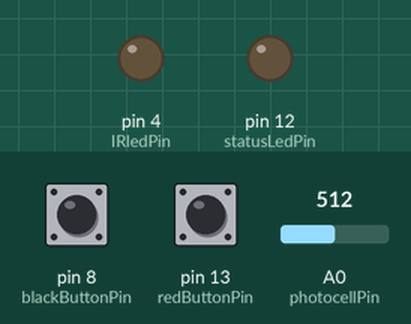
Recording of a sketch running on a simulated Arduino Uno, built with avr-gcc and run on an emulated ATmega328P. On the bench: output pins drawn as LEDs (lit = HIGH). The inputs (shaded band) are chosen by the test bench; at power-on: A0 (photocellPin) = 512, pin 8 (blackButtonPin) LOW, pin 13 (redButtonPin) LOW. What the sketch prints to the serial monitor is not drawn.

Above: at 4.28 s.
4.8 s: A0 (photocellPin) set to 0
23.9 s: pin 8 (blackButtonPin) pulled HIGH for 0.15 s
At 25.3 s:
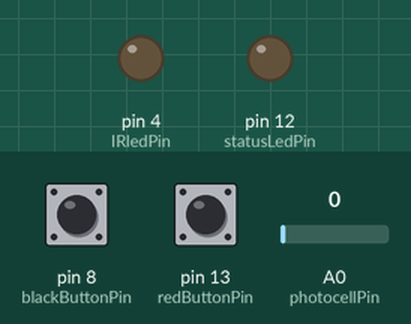
27.4 s: pin 13 (redButtonPin) pulled HIGH for 0.15 s
At 28.63 s:
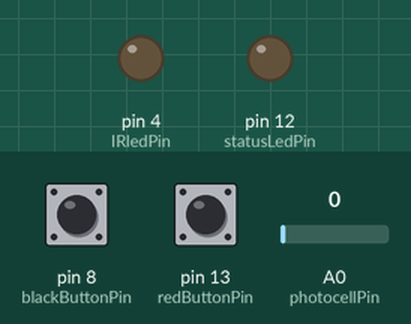
Timing chart, 0 to 34.3 s (numbered marks = the images above; inputs shaded):
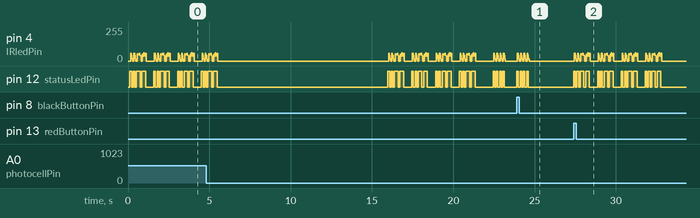

Measured:
- after the input at 23.9 s, pin 4 (IRledPin): ramps from 57/255 to 0/255 and jumps back, once every 0.20 s; pin 12 (statusLedPin): alternates HIGH for 0.10 s and LOW for 0.10 s, 8 changes in all, then stays LOW, starting at once
- after the input at 27.4 s, pin 12 (statusLedPin): LOW → HIGH at once, then repeats every 1.5 s: LOW 0.10 s, HIGH 0.10 s, LOW 0.10 s, HIGH 0.23 s, LOW 0.10 s, HIGH 0.24 s, LOW 0.50 s, HIGH 0.10 s, until it stays LOW from 32.8 s

The sketch:

combs_ir.ino
```cpp
// This sketch has been adapted from the tutorial at http://www.ladyada.net/learn/sensors/ir.html
// It pulses out a sequence of IR signals to turn on the TV, hdmi switcher, and select the right source
// The main goal is to automate the powering on of all devices once AppleTV turns on,
// so music can start streaming through airplay with no further intervention
// this code is public domain, please enjoy!


const int lgTvDiscreteOn[17*3] = {1, 8918, 4472,
                                  2, 546, 572,
                                  1, 546, 1690,
                                  5, 546, 572,
                                  2, 546, 1690,
                                  1, 546, 572,
                                  5, 546, 1690,
                                  2, 546, 572,
                                  1, 546, 1690,
                                  3, 546, 572,
                                  4, 546, 1690,
                                  1, 546, 572,
                                  3, 546, 1690,
                                  2, 546, 572,
                                  1, 546, 39260,
                                  1, 8820, 2200,
                                  1, 546, 28620};

const int lgTvDiscreteHDMI1[17*3] =  {1, 8918, 4472,
                                      2, 546, 572,
                                      1, 546, 1690,
                                      5, 546, 572,
                                      2, 546, 1690,
                                      1, 546, 572,
                                      5, 546, 1690,
                                      1, 546, 572,
                                      3, 546, 1690,
                                      2, 546, 572,
                                      3, 546, 1690,
                                      3, 546, 572,
                                      2, 546, 1690,
                                      2, 546, 572,
                                      1, 546, 39260,
                                      1, 8820, 2200,
                                      1, 546, 28620};

const int lgTvDiscreteHDMI2[17*3] =  {1, 8918, 4472,
                                      2, 546, 572,
                                      1, 546, 1690,
                                      5, 546, 572,
                                      2, 546, 1690,
                                      1, 546, 572,
                                      5, 546, 1690,
                                      2, 546, 572,
                                      2, 546, 1690,
                                      2, 546, 572,
                                      4, 546, 1690,
                                      2, 546, 572,
                                      2, 546, 1690,
                                      2, 546, 572,
                                      1, 546, 39260,
                                      1, 8820, 2200,
                                      1, 546, 28620};

const int lgTvDiscreteOff[21*3] = {1, 8918, 4446,
                                   2, 572, 546,
                                   1, 572, 1638,
                                   5, 572, 546,
                                   2, 572, 1638,
                                   1, 572, 546,
                                   6, 572, 1638,
                                   1, 572, 546,
                                   1, 572, 1638,
                                   3, 572, 546,
                                   2, 572, 1638,
                                   1, 572, 546,
                                   1, 572, 1638,
                                   1, 572, 546,
                                   3, 572, 1638,
                                   2, 572, 546,
                                   1, 572, 39598,
                                   1, 8892, 2210,
                                   1, 2210, 572,
                                   1, 8892, 2210,
                                   1, 2210, 572};


const bool debugMode = true;

const int IRledPin = 4;
const int statusLedPin = 12;
const int num_resends = 4;

const int photocellPin = 0;
int photocellReading;
int appletvState = 0;
int mightBeOn = 0;
int mightBeOff = 0;

// set these to customize sensitivity
const int appletvOnThresh = 200;
const int appletvOffThresh = 10;
const int numOnThreshChecksNeeded = 1000;
const int numOffThreshChecksNeeded = 5000;

// button stuff
const int blackButtonPin = 8;
const int redButtonPin = 13;

int blackButtonState = 0;
int redButtonState = 0;

void setup() {
    pinMode(IRledPin, OUTPUT);
    pinMode(statusLedPin, OUTPUT);
    pinMode(blackButtonPin, INPUT);
    pinMode(redButtonPin, INPUT);
    if (debugMode) {
        Serial.begin(9600);
    }
}

void loop() {
    //testIRSignal(lgTvDiscreteOn, sizeof(lgTvDiscreteOn)/sizeof(int), "lgTvDiscreteOn");

    // poll stuff
    photocellReading = analogRead(photocellPin);
    redButtonState = digitalRead(redButtonPin);
    blackButtonState = digitalRead(blackButtonPin);

    if (appletvState == 0) {
        if (photocellReading > appletvOnThresh) {
            mightBeOn++;
        } else if (mightBeOn > 0) {
            mightBeOn--;
        }
        if (mightBeOn == numOnThreshChecksNeeded) {
            mightBeOn = 0;
            appletvState = 1;
            sendAppleTVAllOnSequence();
        }
    }

    if (appletvState == 1) {
        if (photocellReading < appletvOffThresh) {
            mightBeOff++;
        } else if (mightBeOff > 0) {
            mightBeOff--;
        }
        if (mightBeOff == numOffThreshChecksNeeded) {
            mightBeOff = 0;
            appletvState = 0;
            sendAppleTVAllOffSequence();
        }
    }

    if (blackButtonState == HIGH) {
        sendAppleTVAllOffSequence();
    } else if (redButtonState == HIGH) {
        sendAppleTVAllOnSequence();
    }
}

// This procedure sends a 38KHz pulse to the IRledPin
// for a certain # of microseconds. We'll use this whenever we need to send codes
void pulseIR(long microsecs) {
    // we'll count down from the number of microseconds we are told to wait
    cli();  // this turns off any background interrupts
    while (microsecs > 0) {
        // 38 kHz is about 13 microseconds high and 13 microseconds low
        digitalWrite(IRledPin, HIGH);  // this takes about 3 microseconds to happen
        delayMicroseconds(10);         // hang out for 10 microseconds
        digitalWrite(IRledPin, LOW);   // this also takes about 3 microseconds
        delayMicroseconds(10);         // hang out for 10 microseconds
        // so 26 microseconds altogether
        microsecs -= 26;
    }
    sei();  // this turns them back on
}

void testIRSignal(int *arr, int size, char* name) {
    Serial.println("Testing ");
    Serial.println(name);
    sendIRSignal(arr, size);
    delay(1000);
}

void sendIRSignal(int *arr, int size) {
    int i, j;
    digitalWrite(statusLedPin, HIGH);
    for(i = 0; i < size/3; i++) {
        for(j = 0; j < arr[i*3]; j++) {
            //printf("doing pulse %i , delay %i\n", arr[(i*3)+1], arr[(i*3)+2]);
            pulseIR(arr[(i*3)+1]);
            delayMicroseconds(arr[(i*3)+2]);
        }
    }
    digitalWrite(statusLedPin, LOW);
}

void sendAppleTVAllOnSequence() {
    if (debugMode) {
        Serial.print("Sending Apple TV All On Sequence...");
    }
    for(int i = 0; i < num_resends; i++) {
        sendIRSignal(lgTvDiscreteOn, sizeof(lgTvDiscreteOn)/sizeof(int));
        delay(100);
        sendIRSignal(lgTvDiscreteHDMI2, sizeof(lgTvDiscreteHDMI2)/sizeof(int));
        delay(100);
        sendHKDiscreteOn();
        delay(100);
        sendHKDiscreteVid1();
        delay(500);
    }
    // wait for tv to turn on if it was off
    delay(10000);
    for(int i = 0; i < num_resends; i++) {
        sendIRSignal(lgTvDiscreteOn, sizeof(lgTvDiscreteOn)/sizeof(int));
        delay(100);
        sendIRSignal(lgTvDiscreteHDMI2, sizeof(lgTvDiscreteHDMI2)/sizeof(int));
        delay(100);
        sendHKDiscreteOn();
        delay(100);
        sendHKDiscreteVid1();
        delay(500);
    }
    if (debugMode) {
        Serial.println("Done");
    }
}

void sendAppleTVAllOffSequence() {
    if (debugMode) {
        Serial.print("Sending Apple TV All Off Sequence...");
    }
    for(int i = 0; i < num_resends; i++) {
        sendIRSignal(lgTvDiscreteHDMI1, sizeof(lgTvDiscreteHDMI1)/sizeof(int));
        delay(100);
    }
    if (debugMode) {
        Serial.println("Done");
    }
}

// Below are codes which were grabbed from IR Sensor
// TODO make the grabber ouput in more compressed standard format as above
void sendHKDiscreteOn() {
    digitalWrite(statusLedPin, HIGH);
    pulseIR(8820);
    delayMicroseconds(4460);
    pulseIR(520);
    delayMicroseconds(560);
    pulseIR(540);
    delayMicroseconds(1680);
    pulseIR(540);
    delayMicroseconds(1660);
    pulseIR(540);
    delayMicroseconds(580);
    pulseIR(520);
    delayMicroseconds(580);
    pulseIR(520);
    delayMicroseconds(580);
    pulseIR(520);
    delayMicroseconds(580);
    pulseIR(540);
    delayMicroseconds(1680);
    pulseIR(520);
    delayMicroseconds(580);
    pulseIR(520);
    delayMicroseconds(1680);
    pulseIR(520);
    delayMicroseconds(1680);
    pulseIR(520);
    delayMicroseconds(580);
    pulseIR(540);
    delayMicroseconds(1680);
    pulseIR(500);
    delayMicroseconds(1700);
    pulseIR(520);
    delayMicroseconds(1680);
    pulseIR(520);
    delayMicroseconds(580);
    pulseIR(520);
    delayMicroseconds(580);
    pulseIR(520);
    delayMicroseconds(580);
    pulseIR(540);
    delayMicroseconds(580);
    pulseIR(520);
    delayMicroseconds(580);
    pulseIR(520);
    delayMicroseconds(580);
    pulseIR(520);
    delayMicroseconds(580);
    pulseIR(520);
    delayMicroseconds(1700);
    pulseIR(520);
    delayMicroseconds(580);
    pulseIR(520);
    delayMicroseconds(1680);
    pulseIR(520);
    delayMicroseconds(1680);
    pulseIR(520);
    delayMicroseconds(1680);
    pulseIR(520);
    delayMicroseconds(1680);
    pulseIR(520);
    delayMicroseconds(1680);
    pulseIR(520);
    delayMicroseconds(1680);
    pulseIR(540);
    delayMicroseconds(580);
    pulseIR(520);
    delayMicroseconds(1680);
    pulseIR(520);
    delayMicroseconds(38940);
    pulseIR(8840);
    delayMicroseconds(2200);
    pulseIR(520);
    delayMicroseconds(28704);
    pulseIR(8860);
    delayMicroseconds(2200);
    pulseIR(520);
    delayMicroseconds(25116);
    pulseIR(8860);
    delayMicroseconds(4420);
    pulseIR(520);
    delayMicroseconds(580);
    pulseIR(520);
    delayMicroseconds(580);
    pulseIR(540);
    delayMicroseconds(1680);
    pulseIR(520);
    delayMicroseconds(580);
    pulseIR(520);
    delayMicroseconds(580);
    pulseIR(520);
    delayMicroseconds(580);
    pulseIR(540);
    delayMicroseconds(560);
    pulseIR(540);
    delayMicroseconds(1680);
    pulseIR(520);
    delayMicroseconds(580);
    pulseIR(520);
    delayMicroseconds(580);
    pulseIR(520);
    delayMicroseconds(1680);
    pulseIR(520);
    delayMicroseconds(580);
    pulseIR(540);
    delayMicroseconds(1680);
    pulseIR(520);
    delayMicroseconds(1680);
    pulseIR(520);
    delayMicroseconds(1680);
    pulseIR(520);
    delayMicroseconds(580);
    pulseIR(520);
    delayMicroseconds(580);
    pulseIR(520);
    delayMicroseconds(600);
    pulseIR(520);
    delayMicroseconds(580);
    pulseIR(520);
    delayMicroseconds(580);
    pulseIR(520);
    delayMicroseconds(1680);
    pulseIR(520);
    delayMicroseconds(1680);
    pulseIR(520);
    delayMicroseconds(1680);
    pulseIR(520);
    delayMicroseconds(600);
    pulseIR(520);
    delayMicroseconds(1680);
    pulseIR(520);
    delayMicroseconds(1680);
    pulseIR(520);
    delayMicroseconds(1680);
    pulseIR(520);
    delayMicroseconds(1680);
    pulseIR(520);
    delayMicroseconds(580);
    pulseIR(520);
    delayMicroseconds(600);
    pulseIR(520);
    delayMicroseconds(580);
    pulseIR(520);
    delayMicroseconds(1680);
    pulseIR(520);
    delayMicroseconds(41160);
    pulseIR(8820);
    delayMicroseconds(2200);
    pulseIR(520);
    delayMicroseconds(28724);
    pulseIR(8840);
    delayMicroseconds(2200);
    digitalWrite(statusLedPin, LOW);
}

void sendHKDiscreteOff() {
    digitalWrite(statusLedPin, HIGH);
    pulseIR(8860);
    delayMicroseconds(4440);
    pulseIR(520);
    delayMicroseconds(560);
    pulseIR(540);
    delayMicroseconds(1660);
    pulseIR(560);
    delayMicroseconds(1660);
    pulseIR(520);
    delayMicroseconds(560);
    pulseIR(560);
    delayMicroseconds(580);
    pulseIR(520);
    delayMicroseconds(560);
    pulseIR(540);
    delayMicroseconds(580);
    pulseIR(540);
    delayMicroseconds(1660);
    pulseIR(540);
    delayMicroseconds(580);
    pulseIR(520);
    delayMicroseconds(1680);
    pulseIR(520);
    delayMicroseconds(1680);
    pulseIR(520);
    delayMicroseconds(580);
    pulseIR(520);
    delayMicroseconds(1680);
    pulseIR(540);
    delayMicroseconds(1640);
    pulseIR(560);
    delayMicroseconds(1660);
    pulseIR(540);
    delayMicroseconds(580);
    pulseIR(520);
    delayMicroseconds(1660);
    pulseIR(540);
    delayMicroseconds(580);
    pulseIR(520);
    delayMicroseconds(600);
    pulseIR(520);
    delayMicroseconds(580);
    pulseIR(520);
    delayMicroseconds(580);
    pulseIR(520);
    delayMicroseconds(560);
    pulseIR(540);
    delayMicroseconds(1680);
    pulseIR(540);
    delayMicroseconds(540);
    pulseIR(560);
    delayMicroseconds(580);
    pulseIR(520);
    delayMicroseconds(1680);
    pulseIR(520);
    delayMicroseconds(1680);
    pulseIR(520);
    delayMicroseconds(1680);
    pulseIR(520);
    delayMicroseconds(1680);
    pulseIR(540);
    delayMicroseconds(1660);
    pulseIR(520);
    delayMicroseconds(600);
    pulseIR(520);
    delayMicroseconds(1680);
    pulseIR(520);
    delayMicroseconds(38940);
    pulseIR(8840);
    delayMicroseconds(2180);
    pulseIR(540);
    delayMicroseconds(28724);
    pulseIR(8840);
    delayMicroseconds(2180);
    pulseIR(560);
    delayMicroseconds(25136);
    pulseIR(8840);
    delayMicroseconds(4400);
    pulseIR(540);
    delayMicroseconds(560);
    pulseIR(560);
    delayMicroseconds(540);
    pulseIR(560);
    delayMicroseconds(1640);
    pulseIR(560);
    delayMicroseconds(560);
    pulseIR(540);
    delayMicroseconds(560);
    pulseIR(540);
    delayMicroseconds(560);
    pulseIR(560);
    delayMicroseconds(560);
    pulseIR(540);
    delayMicroseconds(1660);
    pulseIR(540);
    delayMicroseconds(560);
    pulseIR(540);
    delayMicroseconds(560);
    pulseIR(560);
    delayMicroseconds(1640);
    pulseIR(560);
    delayMicroseconds(560);
    pulseIR(540);
    delayMicroseconds(1660);
    pulseIR(540);
    delayMicroseconds(1660);
    pulseIR(540);
    delayMicroseconds(1660);
    pulseIR(540);
    delayMicroseconds(580);
    pulseIR(540);
    delayMicroseconds(1660);
    pulseIR(540);
    delayMicroseconds(580);
    pulseIR(520);
    delayMicroseconds(580);
    pulseIR(520);
    delayMicroseconds(580);
    pulseIR(520);
    delayMicroseconds(1660);
    pulseIR(560);
    delayMicroseconds(1660);
    pulseIR(540);
    delayMicroseconds(1640);
    pulseIR(560);
    delayMicroseconds(560);
    pulseIR(540);
    delayMicroseconds(560);
    pulseIR(540);
    delayMicroseconds(1660);
    pulseIR(540);
    delayMicroseconds(1660);
    pulseIR(560);
    delayMicroseconds(1640);
    pulseIR(560);
    delayMicroseconds(580);
    pulseIR(520);
    delayMicroseconds(560);
    pulseIR(540);
    delayMicroseconds(560);
    pulseIR(560);
    delayMicroseconds(1660);
    pulseIR(520);
    delayMicroseconds(41140);
    pulseIR(8840);
    delayMicroseconds(2180);
    pulseIR(560);
    delayMicroseconds(28704);
    pulseIR(8840);
    delayMicroseconds(2180);
    digitalWrite(statusLedPin, LOW);
}

void sendHKDiscreteVid1() {
    digitalWrite(statusLedPin, HIGH);
    pulseIR(120);
    delayMicroseconds(54928);
    pulseIR(8840);
    delayMicroseconds(4420);
    pulseIR(540);
    delayMicroseconds(580);
    pulseIR(520);
    delayMicroseconds(1680);
    pulseIR(520);
    delayMicroseconds(1680);
    pulseIR(520);
    delayMicroseconds(580);
    pulseIR(520);
    delayMicroseconds(580);
    pulseIR(540);
    delayMicroseconds(580);
    pulseIR(520);
    delayMicroseconds(580);
    pulseIR(520);
    delayMicroseconds(1680);
    pulseIR(520);
    delayMicroseconds(580);
    pulseIR(540);
    delayMicroseconds(1660);
    pulseIR(520);
    delayMicroseconds(1680);
    pulseIR(540);
    delayMicroseconds(580);
    pulseIR(520);
    delayMicroseconds(1680);
    pulseIR(520);
    delayMicroseconds(1680);
    pulseIR(520);
    delayMicroseconds(1680);
    pulseIR(520);
    delayMicroseconds(580);
    pulseIR(520);
    delayMicroseconds(1700);
    pulseIR(520);
    delayMicroseconds(1680);
    pulseIR(520);
    delayMicroseconds(580);
    pulseIR(520);
    delayMicroseconds(1680);
    pulseIR(520);
    delayMicroseconds(580);
    pulseIR(540);
    delayMicroseconds(560);
    pulseIR(540);
    delayMicroseconds(1680);
    pulseIR(520);
    delayMicroseconds(580);
    pulseIR(520);
    delayMicroseconds(580);
    pulseIR(520);
    delayMicroseconds(580);
    pulseIR(520);
    delayMicroseconds(1680);
    pulseIR(540);
    delayMicroseconds(580);
    pulseIR(520);
    delayMicroseconds(1680);
    pulseIR(520);
    delayMicroseconds(1680);
    pulseIR(520);
    delayMicroseconds(580);
    pulseIR(520);
    delayMicroseconds(1680);
    pulseIR(520);
    delayMicroseconds(38960);
    pulseIR(8820);
    delayMicroseconds(2200);
    pulseIR(540);
    delayMicroseconds(28724);
    pulseIR(8840);
    delayMicroseconds(2200);
    pulseIR(520);
    delayMicroseconds(25216);
    pulseIR(8840);
    delayMicroseconds(4420);
    pulseIR(520);
    delayMicroseconds(580);
    pulseIR(520);
    delayMicroseconds(580);
    pulseIR(540);
    delayMicroseconds(1660);
    pulseIR(540);
    delayMicroseconds(580);
    pulseIR(520);
    delayMicroseconds(580);
    pulseIR(520);
    delayMicroseconds(580);
    pulseIR(520);
    delayMicroseconds(600);
    pulseIR(520);
    delayMicroseconds(1660);
    pulseIR(540);
    delayMicroseconds(580);
    pulseIR(520);
    delayMicroseconds(580);
    pulseIR(520);
    delayMicroseconds(1680);
    pulseIR(520);
    delayMicroseconds(600);
    pulseIR(520);
    delayMicroseconds(1680);
    pulseIR(520);
    delayMicroseconds(1680);
    pulseIR(520);
    delayMicroseconds(1680);
    pulseIR(520);
    delayMicroseconds(580);
    pulseIR(520);
    delayMicroseconds(580);
    pulseIR(540);
    delayMicroseconds(580);
    pulseIR(520);
    delayMicroseconds(580);
    pulseIR(520);
    delayMicroseconds(580);
    pulseIR(520);
    delayMicroseconds(1680);
    pulseIR(520);
    delayMicroseconds(1680);
    pulseIR(540);
    delayMicroseconds(1680);
    pulseIR(520);
    delayMicroseconds(580);
    pulseIR(520);
    delayMicroseconds(1680);
    pulseIR(520);
    delayMicroseconds(1680);
    pulseIR(520);
    delayMicroseconds(1680);
    pulseIR(520);
    delayMicroseconds(1680);
    pulseIR(520);
    delayMicroseconds(580);
    pulseIR(540);
    delayMicroseconds(580);
    pulseIR(520);
    delayMicroseconds(580);
    pulseIR(520);
    delayMicroseconds(1680);
    pulseIR(520);
    delayMicroseconds(41160);
    pulseIR(8820);
    delayMicroseconds(2200);
    pulseIR(520);
    delayMicroseconds(28724);
    pulseIR(8840);
    delayMicroseconds(2200);
    digitalWrite(statusLedPin, LOW);
}
```
